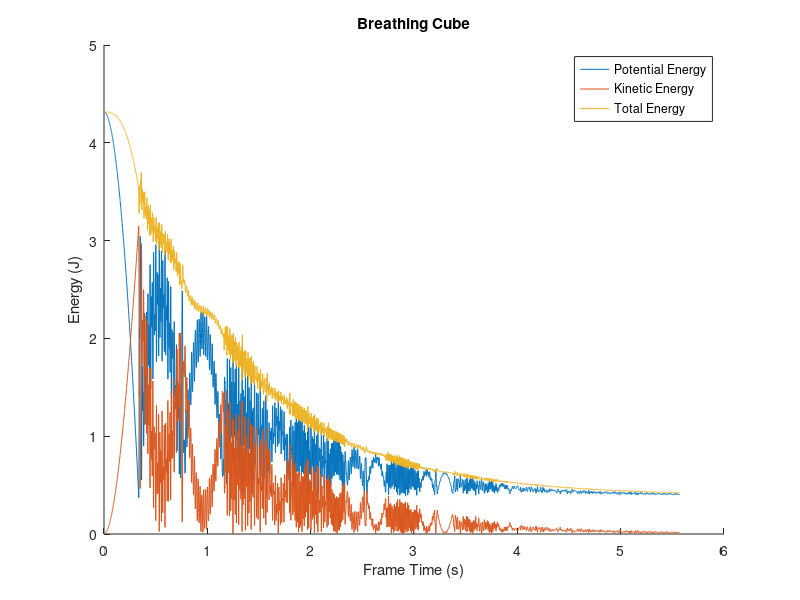

Write MATLAB code to recreate this figure.
[actualTime, frameTime, PE, KE, TE] = textread('breathing.txt', '%f %f %f %f %f');

color1 = [0, 0.4470, 0.7410];
color2 = [0.8500, 0.3250, 0.0980];
color3 = [0.9290, 0.6940, 0.1250];

figure
hold on
plot(frameTime, PE, 'color', color1)
plot(frameTime, KE, 'color', color2)
plot(frameTime, TE, 'color', color3)
legend('Potential Energy', 'Kinetic Energy', 'Total Energy')
xlabel("Frame Time (s)")
ylabel("Energy (J)")
title('Breathing Cube')
saveas(gcf,'BreathingCubeEnergy.png')